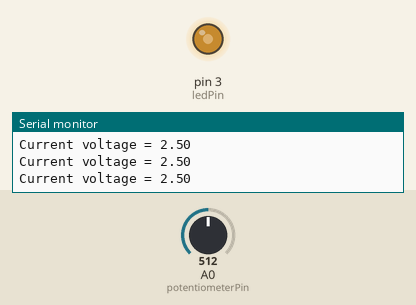
Simulated run of this sketch. Board: Arduino Uno, built with avr-gcc and run on an emulated ATmega328P. On the bench: output pins drawn as LEDs (lit = HIGH), the last lines printed to the serial monitor. The inputs (shaded band) are chosen by the test bench; at power-on: A0 (potentiometerPin) = 512.

Above: at 1.3 s.
1.4 s: A0 (potentiometerPin) set to 716
At 2.0 s:
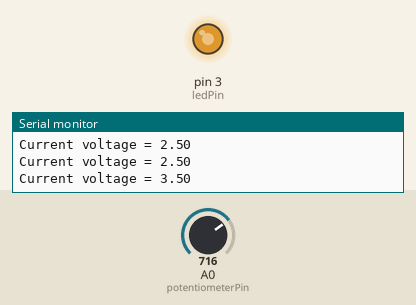
3.0 s: A0 (potentiometerPin) set to 900
At 4.2 s:
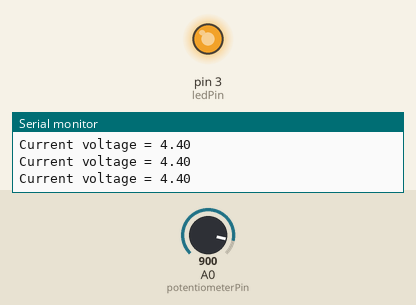
4.5 s: A0 (potentiometerPin) set to 122
At 5.6 s:
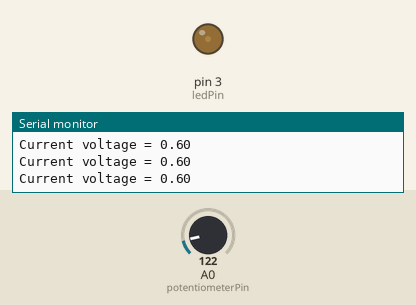
6.0 s: A0 (potentiometerPin) set to 0
At 6.8 s:
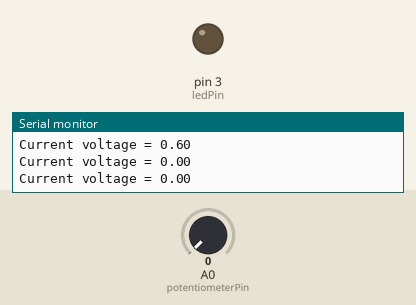
Timing chart, 0 to 8.5 s (numbered marks = the images above; inputs shaded):
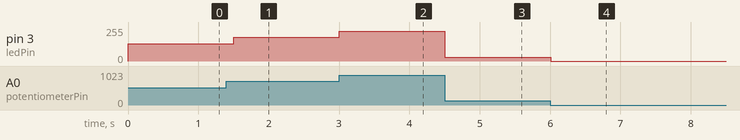

Measured:
- after the input at 1.4 s, pin 3 (ledPin): 128/255 → 179/255 after 0.10 s
- after the input at 3.0 s, pin 3 (ledPin): 179/255 → 225/255 at once
- after the input at 4.5 s, pin 3 (ledPin): 225/255 → 30/255 at once
- after the input at 6.0 s, pin 3 (ledPin): 30/255 → 0/255 at once

The sketch:

dimming-led.ino
```cpp
// dimming LED

int potentiometerPin = A0;
int delayTime = 500;
float volts = 0;
String info = "Current voltage = ";
int ledPin = 3;
float scaledValue = 0;

void setup() {
  // put your setup code here, to run once:
  pinMode(potentiometerPin, INPUT);
  pinMode(ledPin, OUTPUT);
  Serial.begin(9600);
}

void loop() {
  // put your main code here, to run repeatedly:
  scaledValue = analogRead(potentiometerPin);
  volts = (5. / 1023.) * scaledValue;
  Serial.println(info + volts);
  analogWrite(ledPin, scaledValue/4);
  delay(delayTime);
}
```
